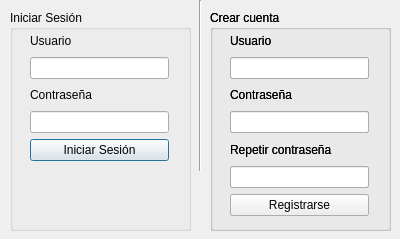
<?xml version="1.0" encoding="UTF-8"?>
<ui version="4.0">
 <class>LogWindow</class>
 <widget class="QDialog" name="LogWindow">
  <property name="geometry">
   <rect>
    <x>0</x>
    <y>0</y>
    <width>400</width>
    <height>239</height>
   </rect>
  </property>
  <property name="windowTitle">
   <string>Dialog</string>
  </property>
  <widget class="Line" name="line">
   <property name="geometry">
    <rect>
     <x>190</x>
     <y>0</y>
     <width>20</width>
     <height>171</height>
    </rect>
   </property>
   <property name="orientation">
    <enum>Qt::Vertical</enum>
   </property>
  </widget>
  <widget class="QGroupBox" name="groupBox">
   <property name="geometry">
    <rect>
     <x>10</x>
     <y>10</y>
     <width>181</width>
     <height>221</height>
    </rect>
   </property>
   <property name="title">
    <string>Iniciar Sesión</string>
   </property>
   <widget class="QWidget" name="">
    <property name="geometry">
     <rect>
      <x>20</x>
      <y>20</y>
      <width>139</width>
      <height>131</height>
     </rect>
    </property>
    <layout class="QVBoxLayout" name="verticalLayout_2">
     <item>
      <widget class="QLabel" name="label">
       <property name="text">
        <string>Usuario</string>
       </property>
      </widget>
     </item>
     <item>
      <widget class="QLineEdit" name="tbxUser">
       <property name="text">
        <string/>
       </property>
      </widget>
     </item>
     <item>
      <widget class="QLabel" name="label_2">
       <property name="text">
        <string>Contraseña</string>
       </property>
      </widget>
     </item>
     <item>
      <widget class="QLineEdit" name="tbxPass">
       <property name="inputMask">
        <string/>
       </property>
       <property name="text">
        <string/>
       </property>
       <property name="echoMode">
        <enum>QLineEdit::Password</enum>
       </property>
       <property name="clearButtonEnabled">
        <bool>false</bool>
       </property>
      </widget>
     </item>
     <item>
      <widget class="QPushButton" name="btnLog">
       <property name="text">
        <string>Iniciar Sesión</string>
       </property>
      </widget>
     </item>
    </layout>
   </widget>
  </widget>
  <widget class="QGroupBox" name="groupBox_2">
   <property name="geometry">
    <rect>
     <x>210</x>
     <y>10</y>
     <width>181</width>
     <height>221</height>
    </rect>
   </property>
   <property name="title">
    <string>Crear cuenta</string>
   </property>
   <widget class="QGroupBox" name="groupBox_3">
    <property name="geometry">
     <rect>
      <x>0</x>
      <y>0</y>
      <width>181</width>
      <height>221</height>
     </rect>
    </property>
    <property name="title">
     <string>Crear cuenta</string>
    </property>
    <widget class="QWidget" name="layoutWidget">
     <property name="geometry">
      <rect>
       <x>20</x>
       <y>20</y>
       <width>139</width>
       <height>186</height>
      </rect>
     </property>
     <layout class="QVBoxLayout" name="verticalLayout_3">
      <item>
       <widget class="QLabel" name="label_6">
        <property name="text">
         <string>Usuario</string>
        </property>
       </widget>
      </item>
      <item>
       <widget class="QLineEdit" name="tbxUserP_2"/>
      </item>
      <item>
       <widget class="QLabel" name="label_7">
        <property name="text">
         <string>Contraseña</string>
        </property>
       </widget>
      </item>
      <item>
       <widget class="QLineEdit" name="tbxPassP_3">
        <property name="text">
         <string/>
        </property>
        <property name="echoMode">
         <enum>QLineEdit::Password</enum>
        </property>
       </widget>
      </item>
      <item>
       <widget class="QLabel" name="label_8">
        <property name="text">
         <string>Repetir contraseña</string>
        </property>
       </widget>
      </item>
      <item>
       <widget class="QLineEdit" name="tbxPassP_4">
        <property name="text">
         <string/>
        </property>
        <property name="echoMode">
         <enum>QLineEdit::Password</enum>
        </property>
       </widget>
      </item>
      <item>
       <widget class="QPushButton" name="btnSignUp_2">
        <property name="text">
         <string>Registrarse</string>
        </property>
       </widget>
      </item>
     </layout>
    </widget>
   </widget>
   <widget class="QWidget" name="">
    <property name="geometry">
     <rect>
      <x>20</x>
      <y>20</y>
      <width>139</width>
      <height>186</height>
     </rect>
    </property>
    <layout class="QVBoxLayout" name="verticalLayout">
     <item>
      <widget class="QLabel" name="label_3">
       <property name="text">
        <string>Usuario</string>
       </property>
      </widget>
     </item>
     <item>
      <widget class="QLineEdit" name="tbxUserP"/>
     </item>
     <item>
      <widget class="QLabel" name="label_4">
       <property name="text">
        <string>Contraseña</string>
       </property>
      </widget>
     </item>
     <item>
      <widget class="QLineEdit" name="tbxPassP">
       <property name="text">
        <string/>
       </property>
       <property name="echoMode">
        <enum>QLineEdit::Password</enum>
       </property>
      </widget>
     </item>
     <item>
      <widget class="QLabel" name="label_5">
       <property name="text">
        <string>Repetir contraseña</string>
       </property>
      </widget>
     </item>
     <item>
      <widget class="QLineEdit" name="tbxPassP_2">
       <property name="text">
        <string/>
       </property>
       <property name="echoMode">
        <enum>QLineEdit::Password</enum>
       </property>
      </widget>
     </item>
     <item>
      <widget class="QPushButton" name="btnSignUp">
       <property name="text">
        <string>Registrarse</string>
       </property>
      </widget>
     </item>
    </layout>
   </widget>
  </widget>
 </widget>
 <resources/>
 <connections/>
</ui>
